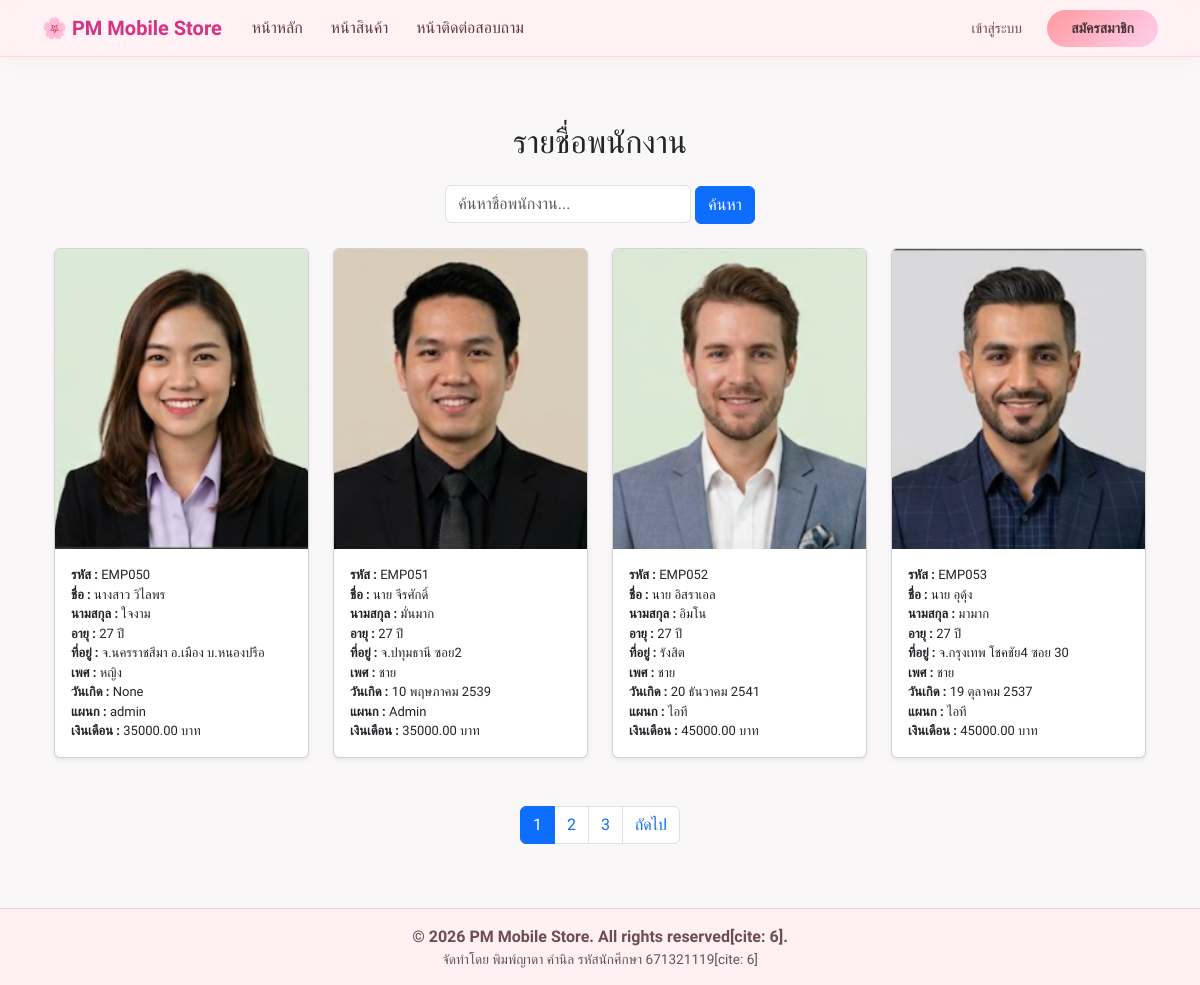
The app's page /person/ with its own data.
### myapp/models.py (models this page shows, shortened)
class person(models.Model):
    emp_id = models.CharField(
      max_length=20, unique=True, blank=True, null=True, verbose_name='รหัสพนักงาน'
  )
    fname = models.CharField(max_length=100)
    lname = models.CharField(max_length=100)
    age = models.IntegerField(null=True, blank=True)
    address = models.TextField(blank=True, null=True)
    gender = models.CharField(max_length=10, blank=True, null=True)
    birthdate = models.DateField(blank=True, null=True)
    department = models.CharField(max_length=50, blank=True, null=True)
    salary = models.DecimalField(max_digits=10, decimal_places=2, blank=True, null=True)
    pics = models.ImageField(upload_to='images/', blank=True, null=True)
    check_in_time = models.DateTimeField(blank=True, null=True)  # เวลาเข้างาน (Check-in)
    check_out_time = models.DateTimeField(blank=True, null=True)  # เวลาออกงาน (Check-out)
    is_online = models.BooleanField(default=False)

### myapp/views.py (the view)
# urls.py: path('person/', views.person_page, name='person'),
def person_page(request):
    today = date.today()
    all_employee = person.objects.all().order_by('id')
    checked_in_today = Attendance.objects.filter(
        timestamp__date=today
    ).values_list('employee_id', flat=True)
    print("🚀 [CHECKED IN TODAY IDs]:", list(checked_in_today))
    paginator = Paginator(all_employee, 4) # หรือจำนวนรายการต่อหน้าของคุณ
    page_number = request.GET.get('page')
    page_obj = paginator.get_page(page_number)
    context = {
        'all_employee': page_obj,          # ส่งค่าแบบแบ่งหน้า
        'checked_in_today': checked_in_today, # ส่งรายการไอดีที่เช็คอินแล้ว
    }
    return render(request, 'person.html', context)

### myapp/templates/person.html (shortened to what this page needs)
{% extends 'basetemplate.html' %}
{% load static %}
{% block content %}
<h2 style="text-align: center;" class="mb-4">รายชื่อพนักงาน</h2>
<div class="text-center mb-4">
    <form method="GET" action="{% url 'person' %}">
        <input type="text" name="search" placeholder="ค้นหาชื่อพนักงาน..." value="{{ request.GET.search }}" class="form-control d-inline-block w-auto">
        <button type="submit" class="btn btn-primary">ค้นหา</button>
    </form>
</div>
<div class="container">
    <div class="row">
        {% for person in all_employee %}
        <div class="col-md-3 mb-4">
            <div class="card h-100 shadow-sm">
                {% if person.pics %}
                    <img src="{{ person.pics.url }}" class="card-img-top" alt="พนักงาน" style="height: 300px; width: 100%; object-fit: cover;">
                {% else %}
                    <img src="{% static 'images/default-avatar.png' %}" class="card-img-top" alt="ไม่มีรูปภาพ" style="height: 250px; width: 50%; object-fit: cover;">
                {% endif %}
                    <div class="card-body">
                        <p class="card-text" style="word-wrap: break-word; font-size: 13px;">
                            <strong>รหัส :</strong> {{ person.emp_id }}<br>
                            <strong>ชื่อ :</strong> {{ person.fname }}<br>
                            <strong>นามสกุล :</strong> {{ person.lname }}<br>
                            <strong>อายุ :</strong> {{ person.age }} ปี<br>
                            <strong>ที่อยู่ :</strong> {{ person.address }}<br>
                            <strong>เพศ :</strong>
                                {% if person.gender == 'male' %}
                                    ชาย
                                {% elif person.gender == 'female' %}
                                    หญิง
                                {% else %}
                                    {{ person.gender }}
                                {% endif %}<br>
                            <strong>วันเกิด :</strong> {{ person.birthdate }}<br>
                            <strong>แผนก :</strong> {{ person.department }}<br>
                            <strong>เงินเดือน :</strong> {{ person.salary }} บาท
                        </p>
                    </div>
            </div>
        </div>
      {% endfor %}
       </div>
</div>
<nav aria-label="Page navigation example" class="mt-4">
    <ul class="pagination justify-content-center">
        {% for num in all_employee.paginator.page_range %}
            <li class="page-item {% if all_employee.number == num %}active{% endif %}">
                <a class="page-link" href="?page={{ num }}&search={{ request.GET.search }}">{{ num }}</a>
            </li>
        {% endfor %}
        {% if all_employee.has_next %}
            <li class="page-item"><a class="page-link" href="?page={{ all_employee.next_page_number }}&search={{ request.GET.search }}">ถัดไป</a></li>
        {% endif %}
    </ul>
</nav>
{% endblock %}

### myapp/templates/basetemplate.html (shortened to what this page needs)
{% load static %}
<!DOCTYPE html>
<html lang="th">
<head>
    <link href="https://cdn.jsdelivr.net/npm/bootstrap@5.3.3/dist/css/bootstrap.min.css" rel="stylesheet">
    <link rel="stylesheet" href="https://cdnjs.cloudflare.com/ajax/libs/font-awesome/6.5.1/css/all.min.css" />
</head>
<body class="d-flex flex-column min-vh-100" style="padding-top: 75px;">
    <nav class="navbar navbar-expand-lg navbar-pastel fixed-top">
        <div class="container">
            <a class="navbar-brand" href="/">🌸 PM Mobile Store</a>
            <div class="collapse navbar-collapse" id="navbarNav">
                <div class="navbar-nav me-auto align-items-lg-center">
                    <a class="nav-link" href="{% url 'home' %}">หน้าหลัก</a>
                    <a class="nav-link" href="{% url 'product' %}">หน้าสินค้า</a>
                    <a class="nav-link" href="{% url 'about' %}">หน้าติดต่อสอบถาม</a>
                </div>
                <div class="d-flex align-items-center mt-3 mt-lg-0">
                    {% if request.user.is_authenticated %}
                        <span class="me-3 small fw-semibold text-secondary">สวัสดี, {{ request.user.username }}</span>
                        <a href="{% url 'logout' %}" class="btn btn-sm rounded-pill px-4 py-2" style="background-color: #ffe5ec; color: #d63384; font-weight: 600; border: none;">ออกจากระบบ</a>
                    {% else %}
                        <a href="{% url 'login' %}" class="btn btn-sm px-3 me-2" style="color: #6d4c53;">เข้าสู่ระบบ</a>
                        <a href="{% url 'register' %}" class="btn btn-sm px-4 py-2 rounded-pill" style="background: linear-gradient(135deg, #ff9a9e, #fecfef); color: #4a3538; font-weight: 600; border: none;">สมัครสมาชิก</a>
                    {% endif %}
                </div>
            </div>
        </div>
    </nav>
    <div class="container my-5">
        {% block content %}
        {% endblock %}
    </div>
    <footer class="text-center py-3 mt-auto">
        <div class="container">
            <p class="mb-0 fw-semibold">© 2026 PM Mobile Store. All rights reserved[cite: 6].</p>
            <p class="mb-0 text-muted" style="font-size: 0.85em;">จัดทำโดย พิมพ์ญาดา คำนิล รหัสนักศึกษา 671321119[cite: 6]</p>
        </div>
    </footer>
</body>
</html>

### myapp/templates/basetemplate.html (style rules this page uses)
* { font-family: 'Sarabun', sans-serif !important; }
body { background-color: #faf7f8; }
.navbar-pastel { background: rgba(255, 240, 243, 0.9) !important; backdrop-filter: blur(12px); -webkit-backdrop-filter: blur(12px); border-bottom: 1px solid rgba(255, 182, 193, 0.4); box-shadow: 0 4px 20px rgba(255, 182, 193, 0.15); }
.navbar-pastel .navbar-brand { color: #d63384 !important; font-weight: 700; font-size: 1.25rem; }
.navbar-pastel .nav-link { color: #5a3d40 !important; font-weight: 500; padding: 8px 14px !important; border-radius: 12px; transition: all 0.2s ease; }
footer { background-color: #fff0f3 !important; color: #6d4c53 !important; border-top: 1px solid #ffccd5; }

### myapp/templates/person.html (style rules this page uses)
.row { display: flex; flex-wrap: wrap; }
.card-img-top { width: 100%; height: 200px; object-fit: cover; }

### records on screen
person: pics (picture), emp_id "EMP050", fname "นางสาว วิไลพร", lname "ใจงาม", age "27", address "จ.นครราชสีมา อ.เมือง บ.หนองปรือ", gender "หญิง", birthdate "None", department "admin", salary "35000.00"
person: pics (picture), emp_id "EMP051", fname "นาย จีรศักดิ์", lname "มั่นมาก", age "27", address "จ.ปทุมธานี ซอย2", gender "ชาย", birthdate "10 พฤษภาคม 2539", department "Admin", salary "35000.00"
person: pics (picture), emp_id "EMP052", fname "นาย อิสราเอล", lname "อิมโน", age "27", address "รังสิต", gender "ชาย", birthdate "20 ธันวาคม 2541", department "ไอที", salary "45000.00"
person: pics (picture), emp_id "EMP053", fname "นาย อุดุ้ง", lname "มามาก", age "27", address "จ.กรุงเทพ โชคชัย4 ซอย 30", gender "ชาย", birthdate "19 ตุลาคม 2537", department "ไอที", salary "45000.00"

### other values on screen
{{ num }} "1" "2" "3"
